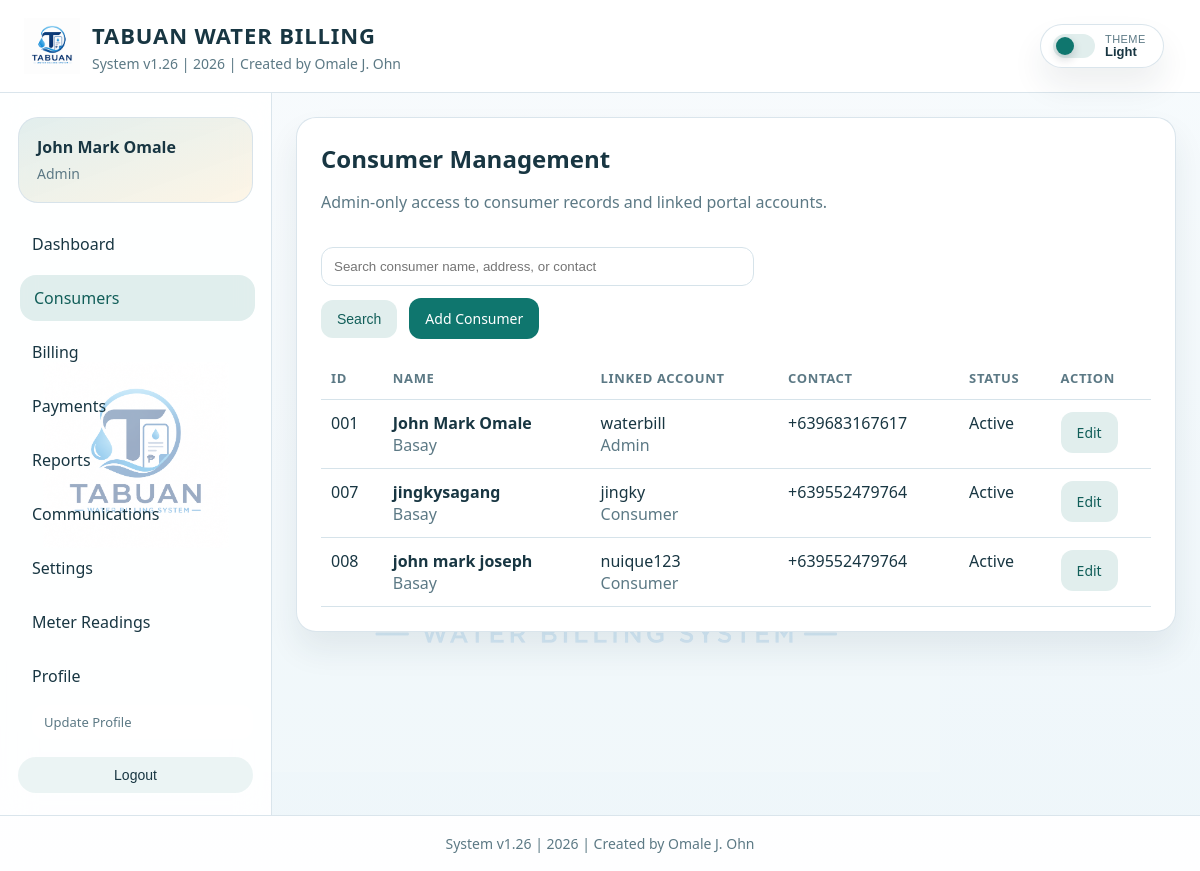
The app's page /consumers/ (signed in), older data.
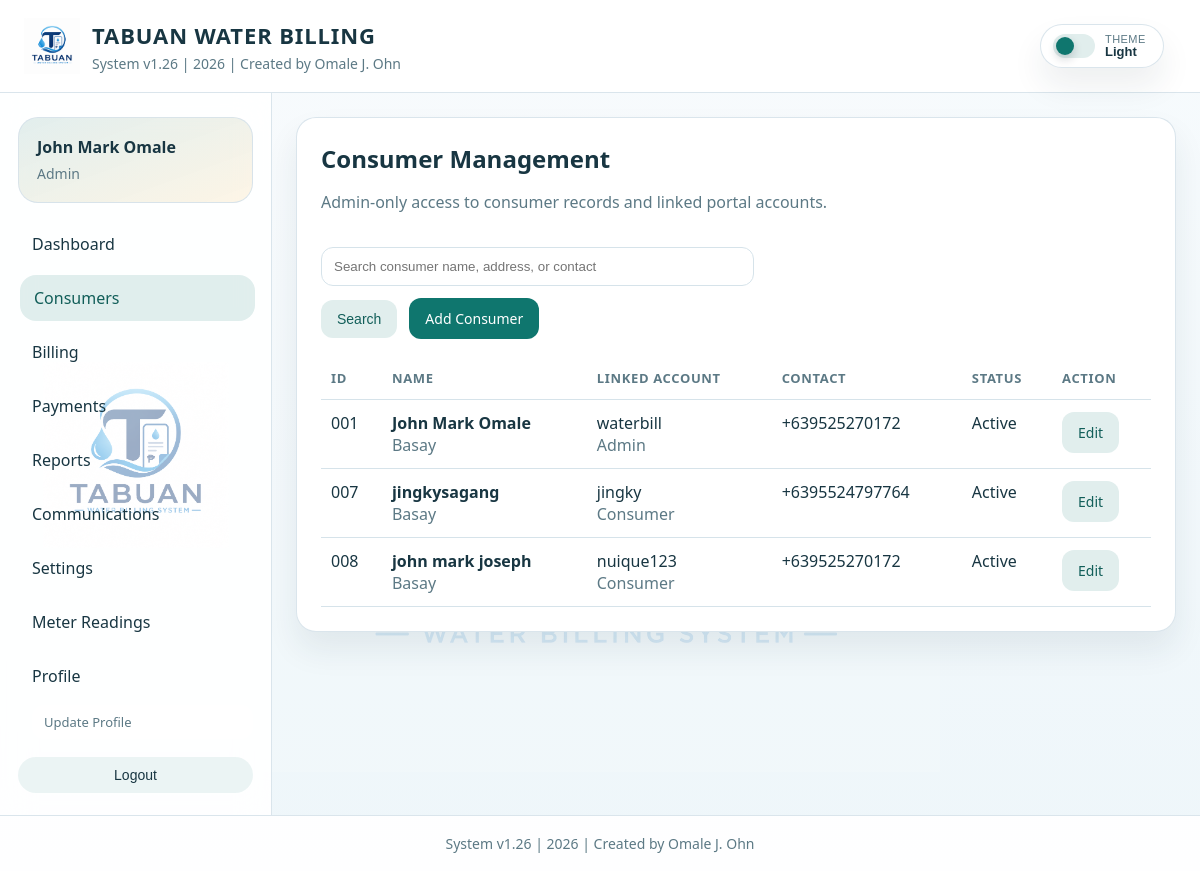
The same page, newer data.
### billing/models.py (models this page shows, shortened)
class Consumer(models.Model):
    class Statuses(models.TextChoices):
        ACTIVE = 'active', 'Active'
        INACTIVE = 'inactive', 'Inactive'
    profile = models.OneToOneField(
        ConsumerProfile,
        on_delete=models.SET_NULL,
        null=True,
        blank=True,
        related_name='consumer_record',
    )
    full_name = models.CharField(max_length=255)
    address = models.TextField(blank=True)
    contact_number = models.CharField(max_length=50, blank=True)
    status = models.CharField(max_length=20, choices=Statuses.choices, default=Statuses.ACTIVE)
    photo = models.ImageField(upload_to='consumers/', blank=True, null=True)
    created_at = models.DateTimeField(auto_now_add=True)

class ConsumerProfile(models.Model):
    class Roles(models.TextChoices):
        ADMIN = 'admin', 'Admin'
        SECRETARY = 'secretary', 'Secretary'
        TREASURER = 'treasurer', 'Treasurer'
        READER = 'reader', 'Reading Panel'
        CONSUMER = 'consumer', 'Consumer'
    user = models.OneToOneField(settings.AUTH_USER_MODEL, on_delete=models.CASCADE)
    full_name = models.CharField(max_length=255)
    email = models.EmailField(blank=True)
    contact = models.CharField(max_length=50, blank=True)
    address = models.TextField(blank=True)
    role = models.CharField(max_length=20, choices=Roles.choices, default=Roles.CONSUMER)
    photo = models.ImageField(upload_to='profiles/', blank=True, null=True)
    created_at = models.DateTimeField(auto_now_add=True)

### billing/views.py (the view)
# urls.py: path('consumers/', views.consumer_list, name='consumers'),
@role_required(ConsumerProfile.Roles.ADMIN)
def consumer_list(request):
    query = request.GET.get('q', '').strip()
    consumers = Consumer.objects.select_related('profile', 'profile__user').all()
    if query:
        consumers = consumers.filter(
            Q(full_name__icontains=query) | Q(address__icontains=query) | Q(contact_number__icontains=query)
        )
    return render(request, 'billing/consumers.html', {'consumers': consumers, 'query': query, 'hide_header': True})

### billing/models.py (called while the page is built)
    @classmethod
    def load(cls):
        defaults = {
            'rate_per_m3': Decimal('20.00'),
            'billing_due_days': 15,
            'enable_cash_payments': True,
            'enable_online_payments': True,
            'notify_by_email': True,
            'notify_by_sms': False,
        }
        settings_obj, _ = cls.objects.get_or_create(pk=1, defaults=defaults)
        return settings_obj

### billing/permissions.py (called while the page is built)
def get_user_profile(user, create=False):
    if create:
        return ensure_user_profile(user)
    if not getattr(user, 'is_authenticated', False):
        return None
    return ConsumerProfile.objects.filter(user=user).first()

def get_user_role(user, create=False):
    if not getattr(user, 'is_authenticated', False):
        return None
    if user.is_staff or user.is_superuser:
        return ConsumerProfile.Roles.ADMIN
    profile = get_user_profile(user, create=create)
    return profile.role if profile else ConsumerProfile.Roles.CONSUMER

def get_linked_consumer(user):
    profile = get_user_profile(user)
    if not profile:
        return None
    return getattr(profile, 'consumer_record', None)

### templates/billing/consumers.html (shortened to what this page needs)
{% extends 'base.html' %}
{% block content %}
<section class="page-wrap">
    <div class="table-card">
        <div class="toolbar" style="justify-content: space-between; margin-bottom: 18px;">
            <div>
                <h2 class="page-title">Consumer Management</h2>
                <p class="muted">Admin-only access to consumer records and linked portal accounts.</p>
            </div>
            <form method="get" class="toolbar">
                <input type="text" name="q" value="{{ query }}" placeholder="Search consumer name, address, or contact">
                <button type="submit" class="btn secondary">Search</button>
                <a href="{% url 'add_consumer' %}" class="btn">Add Consumer</a>
            </form>
        </div>
        <table>
            <thead>
                <tr>
                    <th>ID</th>
                    <th>Name</th>
                    <th>Linked Account</th>
                    <th>Contact</th>
                    <th>Status</th>
                    <th>Action</th>
                </tr>
            </thead>
            <tbody>
                {% for consumer in consumers %}
                    <tr>
                        <td>{{ consumer.id|stringformat:'03d' }}</td>
                        <td>
                            <strong>{{ consumer.full_name }}</strong><br>
                            <span class="muted">{{ consumer.address }}</span>
                        </td>
                        <td>
                            {% if consumer.profile %}
                                {{ consumer.profile.user.username }}<br>
                                <span class="muted">{{ consumer.profile.get_role_display }}</span>
                            {% else %}
                                <span class="muted">No portal account linked</span>
                            {% endif %}
                        </td>
                        <td>{{ consumer.contact_number|default:'-' }}</td>
                        <td>{{ consumer.get_status_display }}</td>
                        <td><a href="{% url 'edit_consumer' consumer.id %}" class="btn secondary">Edit</a></td>
                    </tr>
                {% empty %}
                    <tr><td colspan="6" class="empty-state">No consumer records matched your search.</td></tr>
                {% endfor %}
            </tbody>
        </table>
    </div>
</section>
{% endblock %}

Row changes from the older to the newer data that the page shows:
changed Consumer "John Mark Omale": contact_number "+639683167617" → "+639525270172"
changed Consumer "jingkysagang": contact_number "+639552479764" → "+6395524797764"
changed Consumer "john mark joseph": contact_number "+639552479764" → "+639525270172"
